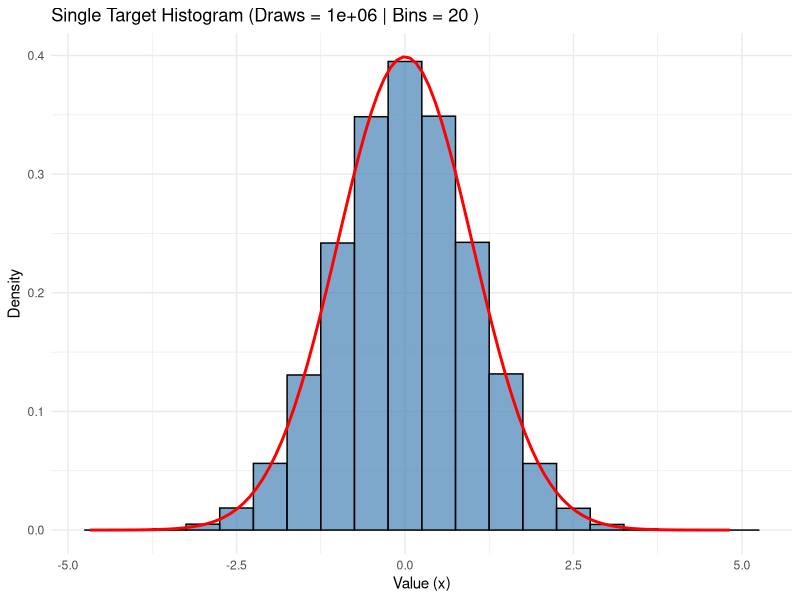
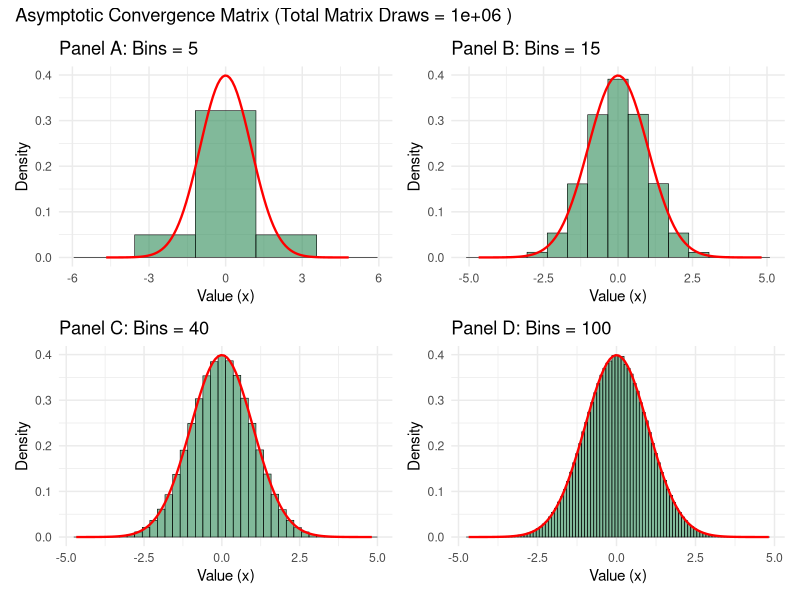
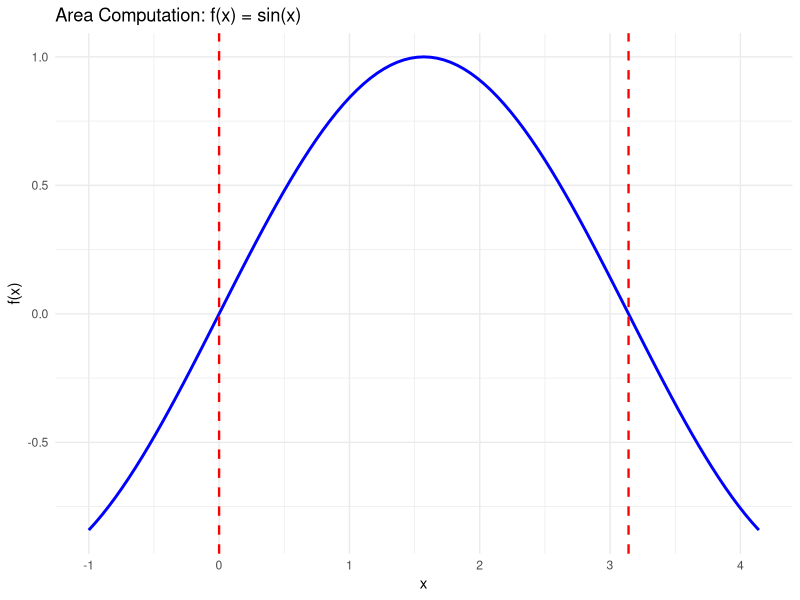
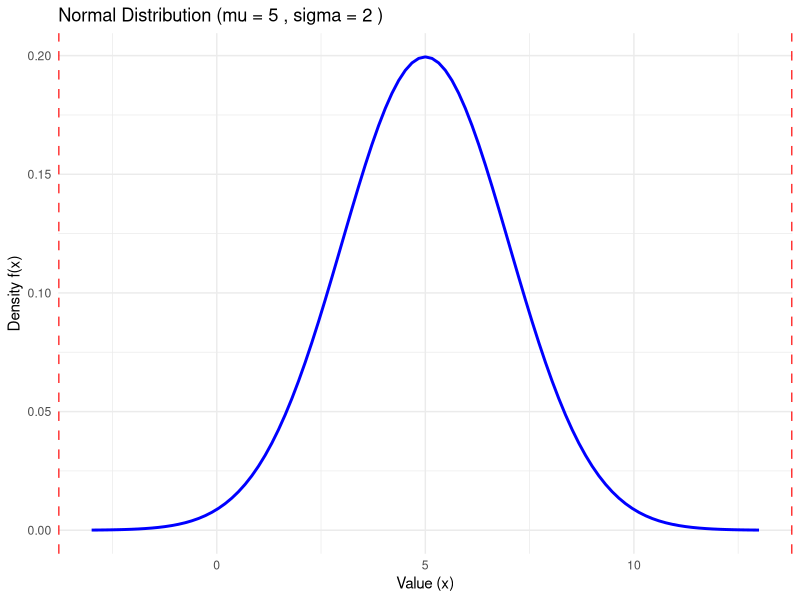

Write the R code that produced these figures, in order.
## ---- chunk 1
#| label: setup

# Clear workspace memory to maintain environment hygiene
rm(list = ls())

library(ggplot2)   # Core grammar of graphics engine
library(patchwork) # Grid assembly layout utility
## ---- chunk 2
#| label: single-histogram
#| fig-width: 8
#| fig-height: 5

# 🛠️ USER PARAMETERS: Modify these values to regenerate the plot
DRAWS_SINGLE <- 1000000  # Total random observations drawn
BINS_SINGLE  <- 20      # Number of discrete bars across the domain

# Execute simulation
set.seed(42)
data_single <- data.frame(x = rnorm(DRAWS_SINGLE))

# Render visualization
ggplot(data_single, aes(x = x)) +
  # after_stat(density) normalizes the area under the bars to equal 1 (the continuous scale)
  geom_histogram(aes(y = after_stat(density)), bins = BINS_SINGLE, 
                 fill = "steelblue", color = "black", alpha = 0.7) +
  # Overlay the limiting theoretical continuous standard normal curve
  stat_function(fun = dnorm, color = "red", linewidth = 1) +
  labs(title = paste("Single Target Histogram (Draws =", DRAWS_SINGLE, "| Bins =", BINS_SINGLE, ")"),
       x = "Value (x)", y = "Density") +
  theme_minimal()
## ---- chunk 3
#| label: matrix-histogram
#| fig-width: 10
#| fig-height: 8

# 🛠️ USER PARAMETERS: Modify these values to control the matrix grid
DRAWS_MATRIX <- 1000000  # Uniform sample size applied to all subplots
SUBPLOT_BIN_1 <- 5       # Bin count for Top-Left Panel
SUBPLOT_BIN_2 <- 15      # Bin count for Top-Right Panel
SUBPLOT_BIN_3 <- 40      # Bin count for Bottom-Left Panel
SUBPLOT_BIN_4 <- 100     # Bin count for Bottom-Right Panel

# Execute simulation
set.seed(42)
data_matrix <- data.frame(x = rnorm(DRAWS_MATRIX))

# Automation function to build standard subplots systematically
build_panel <- function(df, target_bins, panel_title) {
  ggplot(df, aes(x = x)) +
    geom_histogram(aes(y = after_stat(density)), bins = target_bins, 
                   fill = "seagreen", color = "black", alpha = 0.6, linewidth = 0.2) +
    stat_function(fun = dnorm, color = "red", linewidth = 0.8) +
    labs(title = panel_title, x = "Value (x)", y = "Density") +
    theme_minimal()
}

# Compile individual quadrant layouts
p1 <- build_panel(data_matrix, SUBPLOT_BIN_1, paste("Panel A: Bins =", SUBPLOT_BIN_1))
p2 <- build_panel(data_matrix, SUBPLOT_BIN_2, paste("Panel B: Bins =", SUBPLOT_BIN_2))
p3 <- build_panel(data_matrix, SUBPLOT_BIN_3, paste("Panel C: Bins =", SUBPLOT_BIN_3))
p4 <- build_panel(data_matrix, SUBPLOT_BIN_4, paste("Panel D: Bins =", SUBPLOT_BIN_4))

# Assemble the 2x2 multi-panel layout using patchwork syntax
(p1 | p2) / (p3 | p4) + 
  plot_annotation(title = paste("Asymptotic Convergence Matrix (Total Matrix Draws =", DRAWS_MATRIX, ")"))
## ---- chunk 4
#| label: general-area-computation

# Define the target function
target_function <- function(x) { sin(x) }

# Define the lower boundary (a) and upper boundary (b)
lower_limit <- 0
upper_limit <- pi

# Calculate the area under the function between the specified limits
integration_result <- integrate(f = target_function, lower = lower_limit, upper = upper_limit)

# Display the comprehensive output
print(integration_result)

# Define plotting range to provide visual context around the boundaries
plot_min <- lower_limit - 1
plot_max <- upper_limit + 1

# Render visualization of the function with integration limits demarcated
ggplot(data.frame(x = c(plot_min, plot_max)), aes(x = x)) +
  stat_function(fun = target_function, color = "blue", linewidth = 1) +
  geom_vline(xintercept = c(lower_limit, upper_limit), color = "red", linetype = "dashed", linewidth = 0.8) +
  labs(title = "Area Computation: f(x) = sin(x)",
       x = "x", y = "f(x)") +
  theme_minimal()
## ---- chunk 5
#| label: normal-visualization-and-integration

# Define physical distribution parameters
mu_val <- 5
sigma_val <- 2

# Define integration limits (Default: -Inf to Inf to verify total distribution)
LOWER_BND <- -Inf
UPPER_BND <- Inf

# Define the normal probability density function (PDF)
pdf_func <- function(x) { dnorm(x, mean = mu_val, sd = sigma_val) }

# 1. Area: Integral of f(x)
calc_area <- integrate(pdf_func, lower = LOWER_BND, upper = UPPER_BND)$value
cat("Computed Area:", calc_area, "\n")

# 2. Expected Value: Integral of x * f(x)
expected_func <- function(x) { x * pdf_func(x) }
calc_mean <- integrate(expected_func, lower = LOWER_BND, upper = UPPER_BND)$value
cat("Target Mean:", mu_val, "| Computed Expected Value:", calc_mean, "\n")

# 3. Variance: Integral of (x - mu)^2 * f(x)
variance_func <- function(x) { (x - mu_val)^2 * pdf_func(x) }
calc_var <- integrate(variance_func, lower = LOWER_BND, upper = UPPER_BND)$value
cat("Target Variance:", sigma_val^2, "| Computed Variance:", calc_var, "\n")

# Render the normal distribution curve spanning 4 standard deviations
plot_min <- mu_val - 4 * sigma_val
plot_max <- mu_val + 4 * sigma_val

ggplot(data.frame(x = c(plot_min, plot_max)), aes(x = x)) +
  stat_function(fun = pdf_func, color = "blue", linewidth = 1) +
  # Add vertical lines to demarcate the integration limits (visible if finite)
  geom_vline(xintercept = c(LOWER_BND, UPPER_BND), color = "red", linetype = "dashed", linewidth = 0.8) +
  labs(title = paste("Normal Distribution (mu =", mu_val, ", sigma =", sigma_val, ")"),
       x = "Value (x)", y = "Density f(x)") +
  theme_minimal()
## ---- chunk 6
#| label: empirical-rule-pnorm

# 1 Standard Deviation (Z between -1 and 1)
area_1 <- pnorm(1) - pnorm(-1)
cat("Area within 1 sigma (+/- 1Z):", round(area_1 * 100, 2), "%\n")

# 2 Standard Deviations (Z between -2 and 2)
area_2 <- pnorm(2) - pnorm(-2)
cat("Area within 2 sigma (+/- 2Z):", round(area_2 * 100, 2), "%\n")

# 3 Standard Deviations (Z between -3 and 3)
area_3 <- pnorm(3) - pnorm(-3)
cat("Area within 3 sigma (+/- 3Z):", round(area_3 * 100, 2), "%\n")
